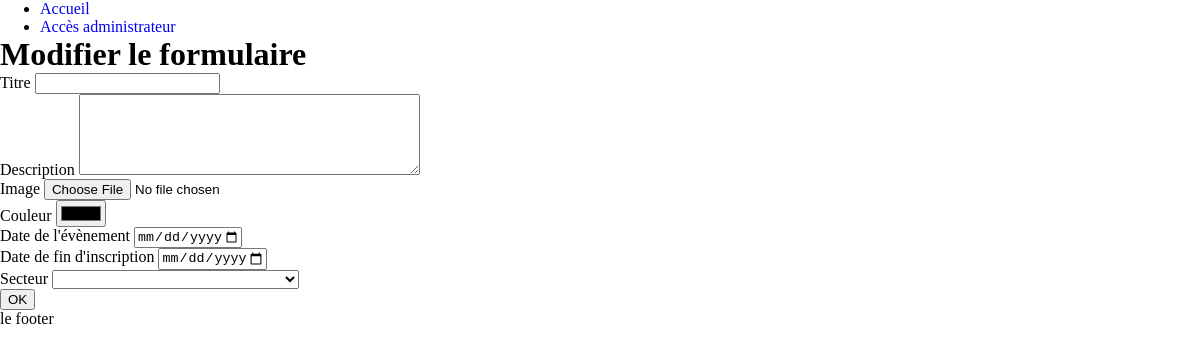
/GestionFormulaire/modifierFormulaire.php?id=1, run on an earlier commit of the app's database.
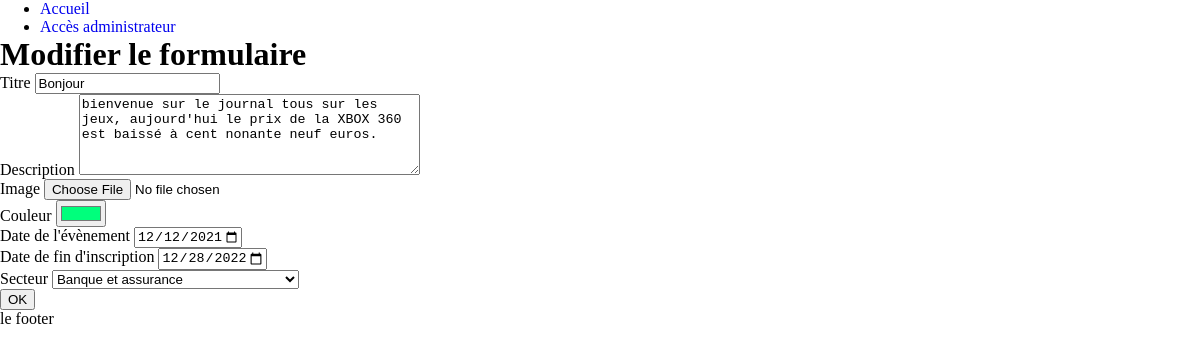
And on a later commit of the database.
### tables this page shows
CREATE TABLE `formulaires` (
  `id` int(11) UNSIGNED NOT NULL,
  `titre` varchar(100) NOT NULL,
  `description` text NOT NULL,
  `imgsrc` varchar(255) NOT NULL,
  `couleur` varchar(7) NOT NULL,
  `date_evenement` date NOT NULL,
  `date_fin` date NOT NULL
);

CREATE TABLE `secteur` (
  `id` int(11) UNSIGNED NOT NULL,
  `nom` varchar(100) NOT NULL
);

### GestionFormulaire/modifierFormulaire.php (the view, shortened to what this page needs)
<?php
include "../header.php";
$id = filter_input(INPUT_GET, "id");
$pdo = new PDO("mysql:host=" . Config::SERVEUR . "; dbname=" . Config::BDO,
    Config::UTILISATEUR, Config::MOTDEPASSE);
$requete = $pdo->prepare("select formulaires.*,secteur.nom from formulaires join secteursparformulaires on formulaires.id = secteursparformulaires.id_formulaires join secteur on secteursparformulaires.id_secteurs = secteur.id where formulaires.id=:id");
$requete->bindParam(":id", $id);
$requete->execute();
$lignes = $requete->fetchAll();
$formulaire = $lignes[0];
?>
    <div class="container">
        <h1>Modifier le formulaire</h1>
        <form action="actions/updateFormulaire.php" method="post">
            <p>
                <label for="titre">Titre</label>
                <input type="text" name="titre" id="titre" class="form-control" value="<?php echo $formulaire["titre"] ?>">
            </p>
            <p>
                <label for="description" class="required">Description</label>
                <textarea name="description" id="desciption" rows="5" cols="40" class="form-control"><?php echo $formulaire["description"] ?></textarea>
            </p>
            <p>
                <label for="img">Image</label>
                <input type="file" id="img" name="img" accept="image/png, image/jpeg, image/jpg, image/svg" value="<?php echo $formulaire["imgsrc"] ?>">
            </p>
            <p>
                <label for="couleur">Couleur</label>
                <input type="color" name="couleur" id="couleur" class="form-control" value="<?php echo $formulaire["couleur"] ?>">
            </p>
            <p>
                <label for="date_e">Date de l'évènement</label>
                <input type="date" id="date_e" name="date_e" value="<?php echo $formulaire["date_evenement"] ?>" min="2018-01-01" max="2100-12-31">
            </p>
            <p>
                <label for="date_f">Date de fin d'inscription</label>
                <input type="date" id="date_f" name="date_f" value="<?php echo $formulaire["date_fin"] ?>" min="2018-01-01" max="2100-12-31">
            </p>
            <?php
            $requete = $pdo->prepare("select * from secteur");
            $requete->execute();
            $lignes = $requete->fetchAll();
            ?>
            <p>
                <label for="secteur">Secteur</label>
                <select name="secteur" id="secteur" form="">
                    <option value="<?php echo $formulaire["nom"] ?>"><?php echo $formulaire["nom"] ?></option>
                    <?php
                    foreach ($lignes as $l) {
                    ?>
                    <option value="<?php echo $l["nom"] ?>"><?php echo $l["nom"] ?></option>
                    <?php
                    }
                    ?>
                </select>
            </p>
            <input type="submit" value="OK" class="">
        </form>
    </div>
<?php
include "../footer.php"
?>

What changed in the data, as far as the page shows it:
now on this page (row edited): formulaires: titre "Bonjour", description "bienvenue sur le journal tous sur les jeux, aujourd'hui le prix de la XBOX 360 est baissé à cent nonante neuf euros.", couleur "#00ff7c", date_e "12/12/2021", date_f "12/28/2022", secteur "Banque et assurance"
Also different on the page:
form field couleur: "#000000" → (not shown)
